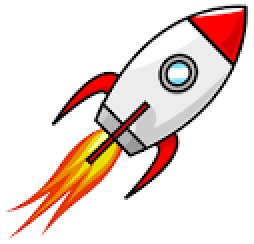
#> input picture rocket.png, 127 x 122 px, given in place of the camera (shown 2 times larger)
$ python contrast_nabe_organized.py
#> lines starting #> are read from the running program, lines starting #| are printed output that depends on the picture; after the words box and inside, x2 and y2 are one past the last pixel; in counts of white or black regions, pixels touching at a corner belong together
#> further down, frame is the input picture: shape (122, 127, 3); mean B, G, R 211.7, 217.7, 234.8
import cv2
import numpy as np
import matplotlib.pyplot as plt
from scipy.signal import find_peaks

dictionary = cv2.aruco.getPredefinedDictionary(cv2.aruco.DICT_4X4_250)
detector = cv2.aruco.ArucoDetector(dictionary)
parameters = cv2.aruco.DetectorParameters
parameters.cornerRefinementMethod = cv2.aruco.CORNER_REFINE_SUBPIX

# Initialize the camera
camera = cv2.VideoCapture(0)  # Adjust the parameter (0 or 1) based on the camera index

# Create a blank figure and axis for the histogram plot
fig, ax = plt.subplots()

# Initialize neighborhood size for local contrast calculation
neighborhood_size = 27

def calculate_local_contrast(image):
    # Calculate the local standard deviation as a measure of contrast
    local_contrast = cv2.GaussianBlur(image, (neighborhood_size, neighborhood_size), 0)
    local_contrast = cv2.subtract(image, local_contrast)
    local_contrast = cv2.convertScaleAbs(local_contrast)
    return local_contrast

# [54 lines left out: functions update_neighborhood_size, update_min_contour_area, detection, not called in this run]

def contour_and_mask(frame):
    # Convert the frame to grayscale
    gray_frame = cv2.cvtColor(frame, cv2.COLOR_BGR2GRAY)
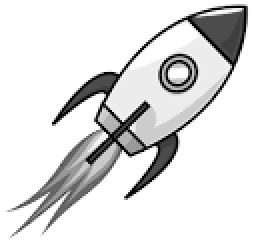
#> gray_frame: shape (122, 127) (shown 2 times larger); min 0, max 255, mean 222.1

    # Calculate the local contrast
    local_contrast = calculate_local_contrast(gray_frame)
#> in calculate_local_contrast, `local_contrast = cv2.GaussianBlur(image, (neighborhood_size, neighborh..`:
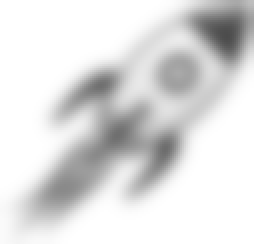
#> local_contrast: shape (122, 127) (shown 2 times larger); min 76, max 255, mean 222
#> in calculate_local_contrast, `local_contrast = cv2.subtract(image, local_contrast)`:
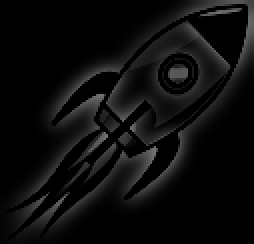
#> local_contrast: shape (122, 127) (shown 2 times larger); min 0, max 117, mean 12.6

    # Apply threshold to create binary image based on contrast
    _, binary_image = cv2.threshold(local_contrast, 0, 255, cv2.THRESH_BINARY + cv2.THRESH_OTSU)
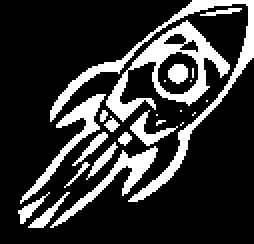
#> binary_image: shape (122, 127) (shown 2 times larger); 20.7% white; 24 white regions (10 under 20 px)
    # binary_image = cv2.adaptiveThreshold(local_contrast, 255, cv2.ADAPTIVE_THRESH_MEAN_C, cv2.THRESH_BINARY_INV, adaptive_threshold_value, 1)

    # Find contours in the binary image
    contours, _ = cv2.findContours(binary_image, cv2.RETR_EXTERNAL, cv2.CHAIN_APPROX_SIMPLE)
#> contours = 20 contours, 9 with area under 20; largest, box (x1, y1, x2, y2) and area: (53, 10, 115, 61) 1150, (25, 0, 127, 101) 707, (10, 47, 53, 102) 300, (25, 73, 79, 114) 299, (65, 55, 89, 73) 100

    # Filter contours based on area threshold
    filtered_contours = []
    for contour in contours:
        area = cv2.contourArea(contour)
        if area > min_contour_area:
            filtered_contours.append(contour)
#> this loop made 20 passes
#> area on passes 1, 2, 4, 5, 6, 7, 10, 14, 17, 18, 20: 63, 49, 299, 55.5, 22, 52.5, 23, 100, 300, 1149.5, 707
#> after the loop, filtered_contours = []

    # Create a blank mask image
    mask = np.zeros_like(frame)

    # Draw contours on the mask
    cv2.drawContours(mask, filtered_contours, -1, (255, 255, 255), thickness=cv2.FILLED)
#> mask: shape (122, 127, 3); every value is 0

    # Apply the mask to the original frame
    masked_frame = cv2.bitwise_and(frame, mask)

    return masked_frame

# [15 lines left out: function pre_proccessing, not called in this run]

# Create a window for the stacked frame
cv2.namedWindow('Frame')

adaptive_threshold_value = 45  # Initial value for adaptive thresholding

# [5 lines left out: function update_adaptive_threshold, not called in this run]


# Minimum contour area threshold (adjust as needed)
min_contour_area = 3000
# Create trackbars in the stacked window
cv2.createTrackbar('Neighborhood Size', 'Frame', neighborhood_size, 31, update_neighborhood_size)
cv2.createTrackbar('Min Contour Area', 'Frame', min_contour_area, 5000, update_min_contour_area)
# cv2.createTrackbar('Adaptive Threshold', 'Frame', adaptive_threshold_value, 255, update_adaptive_threshold)


while True:
    # Capture a frame from the camera
    ret, frame = camera.read()

    # proccessed = pre_proccessing(frame)

    # Call the contour_and_mask function to get the masked frame
    masked_frame = contour_and_mask(frame)

    # Calculate the local contrast of the original frame for display purposes
    contrast_show = calculate_local_contrast(frame)
#> in calculate_local_contrast (call 2), `local_contrast = cv2.GaussianBlur(image, (neighborhood_size, neighborh..`:
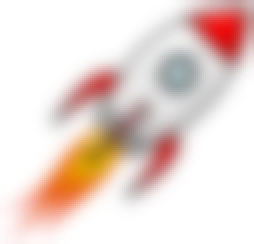
#> local_contrast: shape (122, 127, 3) (shown 2 times larger); mean B, G, R 211.5, 217.5, 234.7
#> in calculate_local_contrast (call 2), `local_contrast = cv2.subtract(image, local_contrast)`:
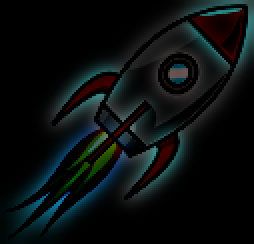
#> local_contrast: shape (122, 127, 3) (shown 2 times larger); mean B, G, R 14.8, 14.5, 9.8

    # Create a stacked image for display
    stacked = np.hstack((frame, masked_frame))
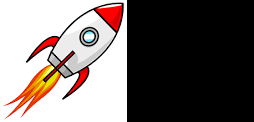
#> stacked: shape (122, 254, 3); mean B, G, R 105.8, 108.9, 117.4

    # Display the stacked frame
    cv2.imshow('Frame', stacked)

    # Check for user input to exit
    if cv2.waitKey(1) & 0xFF == ord('q'):
#> (key q is pressed here)
        break

# Release the camera and close windows
camera.release()
cv2.destroyAllWindows()
